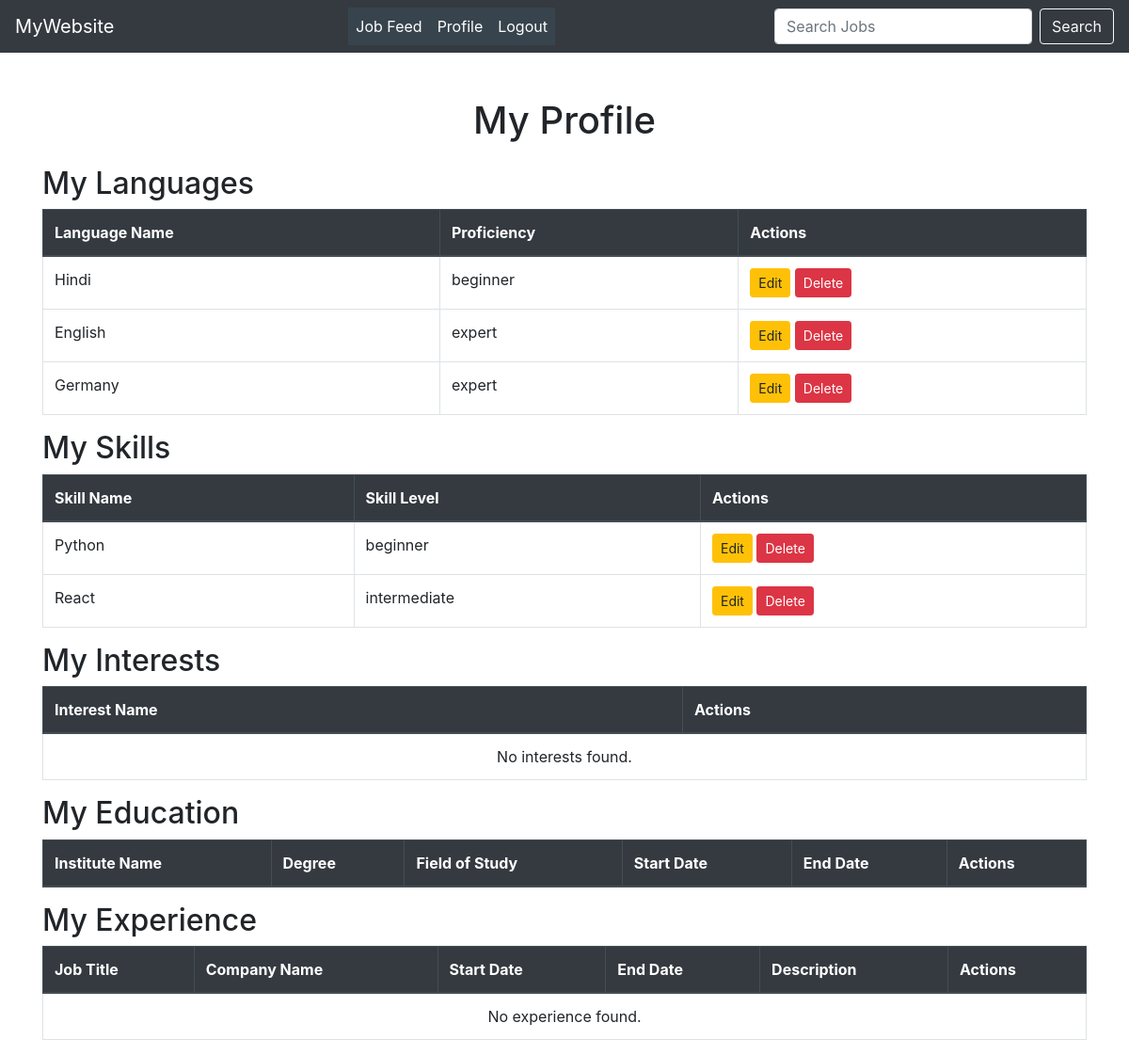
/MySettingsPage/ (signed in), run on an earlier commit of the app's database.
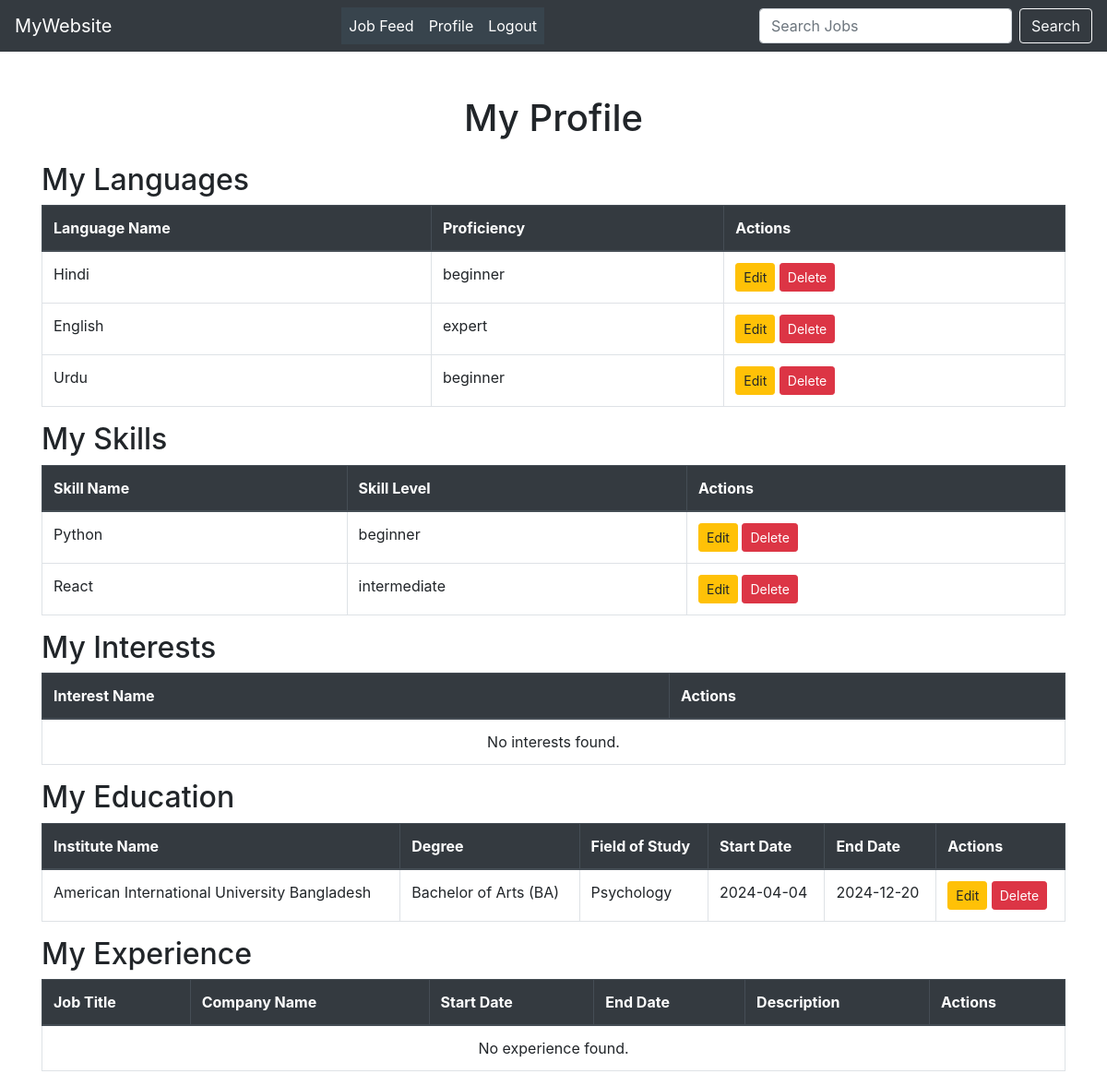
And on a later commit of the database.
### myApp/models.py (models this page shows, shortened)
class LanguageModel(models.Model):
    Proficiency_Level_Choices=[
        ('beginner','Beginner'),
        ('intermediate','Intermediate'),
        ('expert','Expert'),
    ]
    user=models.ForeignKey(CustomUser,null=True,on_delete=models.CASCADE)
    Language_Name=models.CharField(max_length=100,null=True)
    Proficiency_Level=models.CharField(choices=Proficiency_Level_Choices,max_length=100,null=True)
    class Meta:
        unique_together=['user','Language_Name']

class SkillModel(models.Model):
    Skill_Level_Choices=[
        ('beginner','Beginner'),
        ('intermediate','Intermediate'),
        ('expert','Expert'),
    ]
    user=models.ForeignKey(CustomUser,null=True,on_delete=models.CASCADE)
    Skill_Name=models.CharField(max_length=100,null=True)
    Skill_Level=models.CharField(choices=Skill_Level_Choices,max_length=100,null=True)
    class Meta:
        unique_together=['user','Skill_Name']

class EducationModel(models.Model):
    user = models.ForeignKey(CustomUser, null=True, on_delete=models.CASCADE)
    institution_name = models.CharField(max_length=100, null=True)
    degree = models.CharField(max_length=100, null=True)
    field_of_study = models.CharField(max_length=100, null=True)
    start_date = models.DateField(null=True, blank=True)
    end_date = models.DateField(null=True, blank=True)
    class Meta:
        unique_together = ['user', 'institution_name', 'degree']

### myProject/views.py (the view)
# urls.py: path('MySettingsPage/',MySettingsPage,name="MySettingsPage"),
@login_required
def MySettingsPage(request):
    current_user=request.user
    myLanguage=LanguageModel.objects.filter(user=current_user)
    mySkill=SkillModel.objects.filter(user=current_user)
    myEducation=EducationModel.objects.filter(user=current_user)
    myInterest=InterestModel.objects.filter(user=current_user)
    myExperience=ExperienceModel.objects.filter(user=current_user)
    context={
        "myLanguage":myLanguage,
        "mySkill":mySkill,
        "myInterest":myInterest,
        'myEducation':myEducation,
        "myExperience":myExperience
    }
    return render(request,"MySettingsPage.html",context)

### Template/MySettingsPage.html (shortened to what the changed rows need)
{% extends 'base.html' %}
{% block body %}
<div class="container mt-5">
    <h1 class="text-center mb-4">My Profile</h1>
    <h2>My Languages</h2>
    <table class="table table-bordered table-hover">
        <thead class="thead-dark">
            <tr>
                <th>Language Name</th>
                <th>Proficiency</th>
                <th>Actions</th>
            </tr>
        </thead>
        <tbody>
            {% for i in myLanguage %}
            <tr>
                <td>{{ i.Language_Name }}</td>
                <td>{{ i.Proficiency_Level }}</td>
                <td>
                    <a href="{% url 'LanguageEditbyUser' i.id %}" class="btn btn-warning btn-sm">Edit</a>
                    <a href="{% url 'delete_language' i.id %}" class="btn btn-danger btn-sm">Delete</a>
                </td>
            </tr>
            {% endfor %}
        </tbody>
    </table>
    <h2>My Skills</h2>
    <table class="table table-bordered table-hover">
        <thead class="thead-dark">
            <tr>
                <th>Skill Name</th>
                <th>Skill Level</th>
                <th>Actions</th>
            </tr>
        </thead>
        <tbody>
            {% for i in mySkill %}
            <tr>
                <td>{{ i.Skill_Name }}</td>
                <td>{{ i.Skill_Level }}</td>
                <td>
                    <a href="{% url 'LanguageEditbyUser' i.id %}" class="btn btn-warning btn-sm">Edit</a>
                    <a href="{% url 'delete_skill' i.id %}" class="btn btn-danger btn-sm">Delete</a>
                </td>
            </tr>
            {% endfor %}
        </tbody>
    </table>
    <h2>My Interests</h2>
    <table class="table table-bordered table-hover">
        <thead class="thead-dark">
            <tr>
                <th>Interest Name</th>
                <th>Actions</th>
            </tr>
        </thead>
    </table>
    <h2>My Education</h2>
    <div class="table-scroll">
        <table class="table table-bordered table-hover">
            <thead class="thead-dark">
                <tr>
                    <th>Institute Name</th>
                    <th>Degree</th>
                    <th>Field of Study</th>
                    <th>Start Date</th>
                    <th>End Date</th>
                    <th>Actions</th>
                </tr>
            </thead>
            <tbody>
                {% for e in myEducation %}
                <tr>
                    <td>{{ e.institution_name }}</td>
                    <td>{{ e.degree }}</td>
                    <td>{{ e.field_of_study }}</td>
                    <td>{{ e.start_date|date:"Y-m-d" }}</td>
                    <td>{{ e.end_date|date:"Y-m-d" }}</td>
                    <td>
                        <a href="{% url 'edit_education' e.id %}" class="btn btn-warning btn-sm">Edit</a>
                        <a href="{% url 'delete_education' e.id %}" class="btn btn-danger btn-sm">Delete</a>
                    </td>
                </tr>
                {% endfor %}
            </tbody>
        </table>
    </div>
    <h2>My Experience</h2>
    <div class="table-scroll">
        <table class="table table-bordered table-hover">
            <thead class="thead-dark">
                <tr>
                    <th>Job Title</th>
                    <th>Company Name</th>
                    <th>Start Date</th>
                    <th>End Date</th>
                    <th>Description</th>
                    <th>Actions</th>
                </tr>
            </thead>
        </table>
    </div>
</div>
<link rel="stylesheet" href="https://stackpath.bootstrapcdn.com/bootstrap/4.5.2/css/bootstrap.min.css">
</body>
</html>
{% endblock body %}

What changed in the data, as far as the page shows it:
removed LanguageModel: Language_Name "Germany", Proficiency_Level "expert"
added LanguageModel: Language_Name "Urdu", Proficiency_Level "beginner"
added EducationModel: institution_name "American International University Bangladesh", degree "Bachelor of Arts (BA)", field_of_study "Psychology", start_date "2024-04-04", end_date "2024-12-20"
